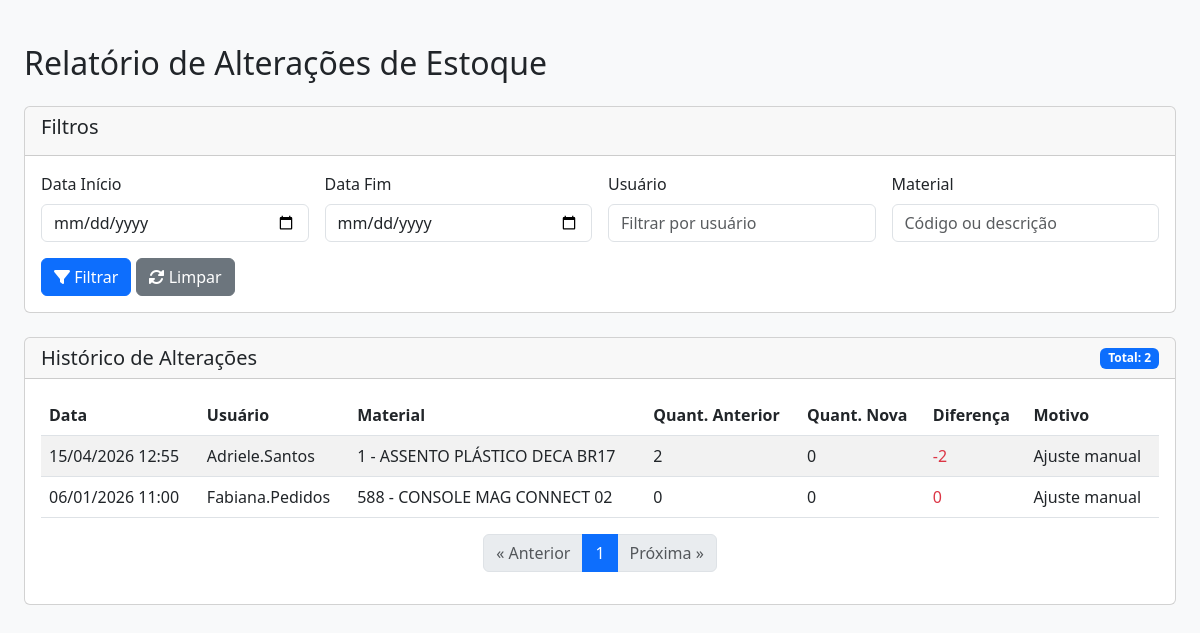
/relatorio-estoque (signed in), run on the app's committed database.
### app.py (models this page shows, shortened)
class HistoricoEstoque(db.Model):
    __tablename__ = 'HistoricoEstoque'
    id = db.Column(db.Integer, primary_key=True)
    cod_material = db.Column(db.Integer, db.ForeignKey('Materiais.CodMaterial'))
    usuario = db.Column(db.Text, nullable=False)
    quantidade_anterior = db.Column(db.Integer, nullable=False)
    quantidade_nova = db.Column(db.Integer, nullable=False)
    data_alteracao = db.Column(db.DateTime, nullable=False, default=get_local_time)
    motivo = db.Column(db.Text, nullable=True)
    material = db.relationship('Materiais', backref='historico_estoque')

class Materiais(db.Model):
    __tablename__ = 'Materiais'
    CodMaterial = db.Column(db.Integer, primary_key=True, autoincrement=True)
    DescricaoMaterial = db.Column(db.Text, nullable=False)
    Empresa = db.Column(db.Text, nullable=False)
    Aplicacao = db.Column(db.Text, nullable=False)
    QuantidadeEstoque = db.Column(db.Integer, default=0)
    Fornecedor = db.Column(db.Text)
    NumeroNF = db.Column(db.Text)
    FatorConsumo = db.Column(db.Float, nullable=True, default=0.0)
    Ativo = db.Column(db.Boolean, default=False)

### app.py (the view)
@routes_bp.route('/relatorio-estoque')
def relatorio_estoque():
    if 'usuario' not in session:
        flash('Acesso não autorizado', 'error')
        return redirect(url_for('routes_bp.login'))
    page = request.args.get('page', 1, type=int)
    per_page = 20  # Itens por página
    data_inicio = request.args.get('data_inicio')
    data_fim = request.args.get('data_fim')
    usuario = request.args.get('usuario')
    material = request.args.get('material')
    query = HistoricoEstoque.query.join(Materiais)
    if data_inicio:
        query = query.filter(HistoricoEstoque.data_alteracao >= data_inicio)
    if data_fim:
        data_fim_ajustada = datetime.strptime(data_fim, '%Y-%m-%d') + timedelta(days=1)
        query = query.filter(HistoricoEstoque.data_alteracao <= data_fim_ajustada)
    if usuario:
        query = query.filter(HistoricoEstoque.usuario.ilike(f'%{usuario}%'))
    if material:
        query = query.filter(or_(
            Materiais.DescricaoMaterial.ilike(f'%{material}%'),
            Materiais.CodMaterial.ilike(f'%{material}%')
        ))
    historico_paginado = query.order_by(HistoricoEstoque.data_alteracao.desc()).paginate(
        page=page,
        per_page=per_page,
        error_out=False
    )
    return render_template('relatorio_estoque.html', historico=historico_paginado)

### templates/relatorio_estoque.html (shortened to what this page needs)
{% extends "base.html" %}
{% block content %}
<div class="container mt-4">
    <h2 class="mb-4">Relatório de Alterações de Estoque</h2>
    <div class="card mb-4">
        <div class="card-header">
            <h5>Filtros</h5>
        </div>
        <div class="card-body">
            <form method="get" class="row g-3">
                <div class="col-md-3">
                    <label for="data_inicio" class="form-label">Data Início</label>
                    <input type="date" class="form-control" id="data_inicio" name="data_inicio"
                           value="{{ request.args.get('data_inicio', '') }}">
                </div>
                <div class="col-md-3">
                    <label for="data_fim" class="form-label">Data Fim</label>
                    <input type="date" class="form-control" id="data_fim" name="data_fim"
                           value="{{ request.args.get('data_fim', '') }}">
                </div>
                <div class="col-md-3">
                    <label for="usuario" class="form-label">Usuário</label>
                    <input type="text" class="form-control" id="usuario" name="usuario"
                           value="{{ request.args.get('usuario', '') }}" placeholder="Filtrar por usuário">
                </div>
                <div class="col-md-3">
                    <label for="material" class="form-label">Material</label>
                    <input type="text" class="form-control" id="material" name="material"
                           value="{{ request.args.get('material', '') }}" placeholder="Código ou descrição">
                </div>
                <div class="col-12">
                    <button type="submit" class="btn btn-primary">
                        <i class="fas fa-filter"></i> Filtrar
                    </button>
                    <a href="{{ url_for('routes_bp.relatorio_estoque') }}" class="btn btn-secondary">
                        <i class="fas fa-sync-alt"></i> Limpar
                    </a>
                </div>
            </form>
        </div>
    </div>
    <div class="card">
        <div class="card-header d-flex justify-content-between align-items-center">
            <h5 class="mb-0">Histórico de Alterações</h5>
            <span class="badge bg-primary">Total: {{ historico.total }}</span>
        </div>
        <div class="card-body">
            <div class="table-responsive">
                <table class="table table-striped table-hover">
                    <thead class="custom-thead">
                        <tr>
                            <th>Data</th>
                            <th>Usuário</th>
                            <th>Material</th>
                            <th>Quant. Anterior</th>
                            <th>Quant. Nova</th>
                            <th>Diferença</th>
                            <th>Motivo</th>
                        </tr>
                    </thead>
                    <tbody>
                        {% for registro in historico.items %}
                        <tr>
                            <td>{{ registro.data_alteracao.strftime('%d/%m/%Y %H:%M') }}</td>
                            <td>{{ registro.usuario }}</td>
                            <td>
                                {{ registro.material.CodMaterial }} - {{ registro.material.DescricaoMaterial }}
                            </td>
                            <td>{{ registro.quantidade_anterior }}</td>
                            <td>{{ registro.quantidade_nova }}</td>
                            <td class="{{ 'text-success' if registro.quantidade_nova > registro.quantidade_anterior else 'text-danger' }}">
                                {{ registro.quantidade_nova - registro.quantidade_anterior }}
                            </td>
                            <td>{{ registro.motivo or 'Não informado' }}</td>
                        </tr>
                        {% else %}
                        <tr>
                            <td colspan="7" class="text-center">Nenhum registro encontrado</td>
                        </tr>
                        {% endfor %}
                    </tbody>
                </table>
            </div>
            <nav aria-label="Page navigation">
                <ul class="pagination justify-content-center">
                    {% if historico.has_prev %}
                    <li class="page-item">
                        <a class="page-link" href="{{ url_for('routes_bp.relatorio_estoque', page=historico.prev_num, **request.args) }}">
                            &laquo; Anterior
                        </a>
                    </li>
                    {% else %}
                    <li class="page-item disabled">
                        <span class="page-link">&laquo; Anterior</span>
                    </li>
                    {% endif %}
                    {% for page_num in historico.iter_pages() %}
                        {% if page_num %}
                            {% if page_num == historico.page %}
                            <li class="page-item active">
                                <span class="page-link">{{ page_num }}</span>
                            </li>
                            {% else %}
                            <li class="page-item">
                                <a class="page-link" href="{{ url_for('routes_bp.relatorio_estoque', page=page_num, **request.args) }}">
                                    {{ page_num }}
                                </a>
                            </li>
                            {% endif %}
                        {% else %}
                            <li class="page-item disabled">
                                <span class="page-link">...</span>
                            </li>
                        {% endif %}
                    {% endfor %}
                    {% if historico.has_next %}
                    <li class="page-item">
                        <a class="page-link" href="{{ url_for('routes_bp.relatorio_estoque', page=historico.next_num, **request.args) }}">
                            Próxima &raquo;
                        </a>
                    </li>
                    {% else %}
                    <li class="page-item disabled">
                        <span class="page-link">Próxima &raquo;</span>
                    </li>
                    {% endif %}
                </ul>
            </nav>
        </div>
    </div>
</div>
{% endblock %}

### templates/base.html (style rules this page uses)
body { padding-top: 20px; background-color: #f8f9fa; }
.container { max-width: 1200px; }

### templates/relatorio_estoque.html (style rules this page uses)
.custom-thead { background-color: #022855 !important; color: white !important; }

### data on the page
HistoricoEstoque: data_alteracao "15/04/2026 12:55", usuario "Adriele.Santos", material.CodMaterial "1", material.DescricaoMaterial "ASSENTO PLÁSTICO DECA BR17", quantidade_anterior "2", quantidade_nova "0", registro.quantidade_nova-registro.quantidade_anterior "-2", motivo "Ajuste manual"
HistoricoEstoque: data_alteracao "06/01/2026 11:00", usuario "Fabiana.Pedidos", material.CodMaterial "588", material.DescricaoMaterial "CONSOLE MAG CONNECT 02", quantidade_anterior "0", quantidade_nova "0", registro.quantidade_nova-registro.quantidade_anterior "0", motivo "Ajuste manual"

### other printed values
{{ historico.total }} "2"
{{ page_num }} "1"
